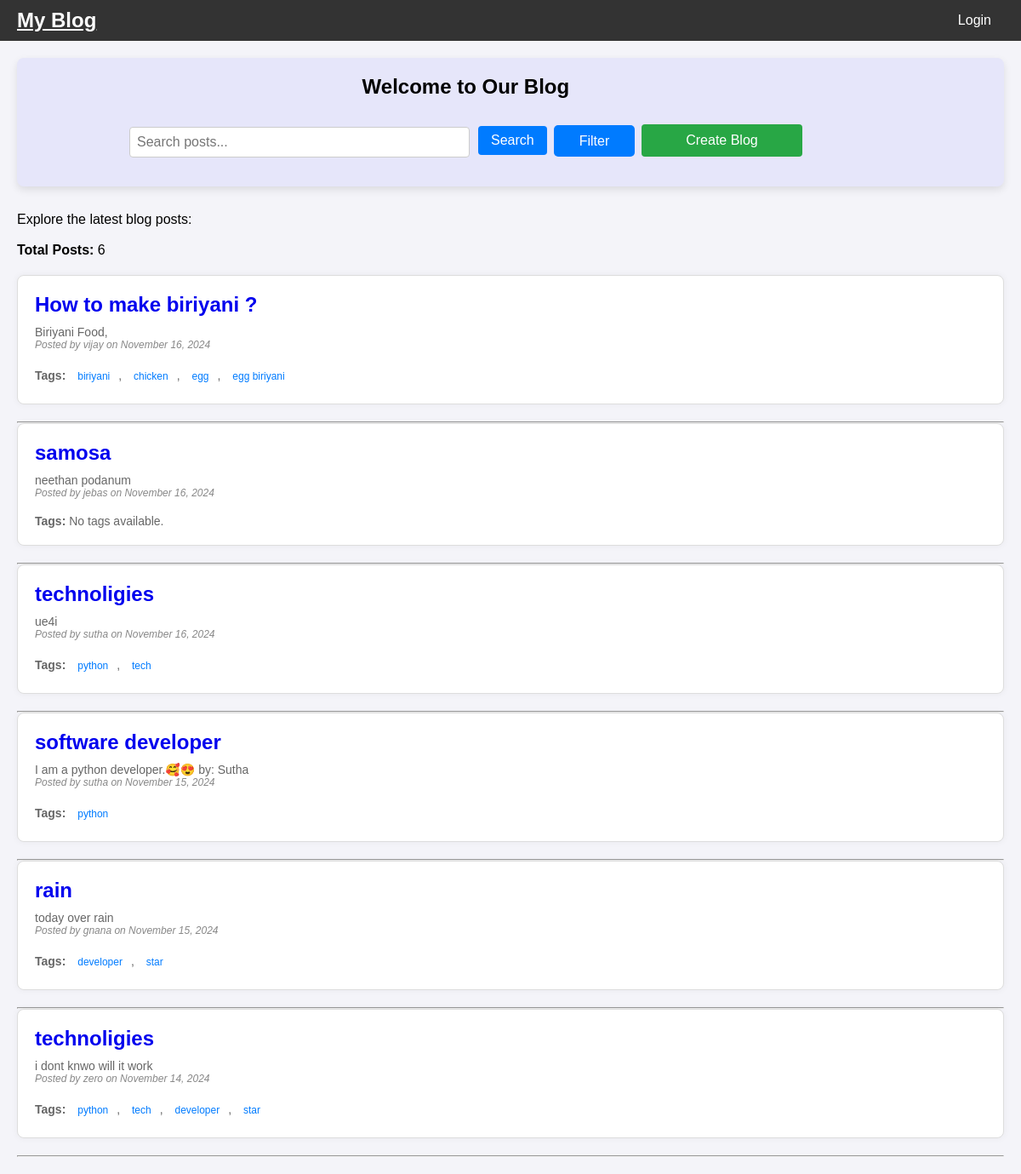
The page / on the database its author committed.
### Blog/models.py (models this page shows, shortened)
class Blog_Post(models.Model):
    title=models.CharField(max_length=100)
    content=models.TextField()
    author=models.ForeignKey(User, on_delete=models.CASCADE)
    created_at = models.DateTimeField(auto_now_add=True)
    updated_at = models.DateTimeField(auto_now=True)
    view_count = models.IntegerField(default=0)
    STATUS_CHOICES = (
    ('approved', 'Approved'),
    ('pending', 'Pending'),
    ('rejected', 'Rejected'),
)
    approval_status = models.CharField(
    max_length=10,
    choices=STATUS_CHOICES,
    default='pending'  # Default to 'pending'
)
    tags=models.ManyToManyField(Tag, related_name='blogs', blank=True)

class Tag(models.Model):
    name = models.CharField(max_length=50, unique=True)

### Blog/views.py (the view)
# urls.py: path('', views.home, name='home'),
def home(request):
    search = request.GET.get('search', '')
    from_date = request.GET.get('from_date')
    to_date = request.GET.get('to_date')
    tags = request.GET.getlist('tags')
    if request.user.is_superuser:
        blogs = Blog_Post.objects.all()
    else:
        blogs = Blog_Post.objects.filter(approval_status='approved')
    if search:
        blogs = blogs.filter(
            Q(title__icontains=search) |
            Q(content__icontains=search) |
            Q(tags__name__icontains=search)
        ).distinct()
    if from_date and to_date:
        blogs = blogs.filter(created_at__date__range=[from_date, to_date])
    if tags:
        blogs = blogs.filter(tags__name__in=tags).distinct()
    blogs = blogs.order_by('-created_at')
    available_tags = Tag.objects.all()
    return render(request, 'blog/home.html', {'blogs': blogs, 'available_tags': available_tags})

### Blog/templates/blog/home.html (shortened to what this page needs)
{% block content %}
{% include 'blog/navbar.html'%}
    <div class="container">
        <header>
            <div class="header-content">
                <h2>Welcome to Our Blog</h2>
                <div class="header-actions">
                    <form action="{% url 'home' %}" method="get" class="search-form">
                        <input type="text" name="search" placeholder="Search posts..." class="search-bar">
                        <button type="submit" class="search-btn">Search</button>
                    </form>
                    <button class="filter" onclick="toggleFilter()" >Filter</button>
                    <a href="{% url 'create_blog' %}" class="create-btn">Create Blog</a>
                </div>
            </div>
        </header>
        <p>Explore the latest blog posts:</p><br>
        <p><strong>Total Posts:</strong> {{ blogs|length }}</p>
        <div class="latest-posts">
            {% if blogs %}
    {% for post in blogs %}
        <div class="post-item">
            <h3>
                    {% if user.is_authenticated %}
                        <a href="{% url 'blog_details' post.id %}">{{ post.title }}</a>
                    {% else %}
                        <a href="{% url 'login' %}">{{ post.title }}</a>
                    {% endif %}
            </h3>
            <p>{{ post.content|truncatewords:30 }}</p>
            <p>
                <em>Posted by {{ post.author }} on {{ post.created_at|date:"F d, Y" }}</em>
            </p>
            <br>
            <p>
                <strong>Tags:</strong>
                {% if post.tags.all %}
                    {% for tag in post.tags.all %}
                        <span class="tag">{{ tag.name }}</span>{% if not forloop.last %}, {% endif %}
                    {% endfor %}
                {% else %}
                    No tags available.
                {% endif %}
            </p>
        </div>
        <hr>
    {% endfor %}
{% else %}
    <p>No blog posts available yet.</p>
{% endif %}
        </div>
    </div>
{% endblock %}

### Blog/templates/blog/home.html (style rules this page uses)
.container { max-width: 1200px; margin: 0 auto; padding: 20px; }
header { display: flex; justify-content: space-between; align-items: center; margin-bottom: 30px; flex-wrap: wrap; background-color: #e6e6fa; padding: 20px; box-shadow: 0px 4px 10px rgba(0, 0, 0, 0.1); border-radius: 8px; transition: background-color 0.3s ease, box-shadow 0.3s ease; }
.header-content { display: flex; flex-direction: column; text-align: center; margin-left: 10%; }
.header-actions { margin-top: 30px; display: flex; align-items: center; gap: 1%; }
.search-form { display: flex; align-items: center; }
.search-bar { margin-bottom: 12px; padding: 8px; font-size: 16px; border-radius: 4px; border: 1px solid #ccc; width: 400px; }
.search-btn { padding: 8px 15px; margin-left: 10px; background-color: #007bff; color: white; border: none; border-radius: 4px; cursor: pointer; }
.create-btn { padding: 10px 20px; background-color: #28a745; color: white; border: none; border-radius: 4px; text-decoration: none; width: 200px; margin-bottom: 15px; }
.latest-posts { margin-top: 20px; }
.post-item { margin-bottom: 20px; padding: 15px; background-color: #f9f9f9; border: 1px solid #ddd; border-radius: 5px; }
.post-item h3 { margin-bottom: 10px; color: #007bff; }
.post-item h3 a { text-decoration: none; }
.post-item p { font-size: 14px; color: #555; }
.post-item p em { font-size: 12px; color: #888; }
.post-item { padding: 15px; background-color: #f9f9f9; border-radius: 8px; margin-bottom: 20px; }
button { background-color: #007bff; color: white; border: none; padding: 10px 20px; cursor: pointer; font-size: 16px; border-radius: 5px; transition: background-color 0.3s ease; margin-bottom: 15px; }
.post-item { background-color: #ffffff; padding: 20px; margin-bottom: 20px; border: 1px solid #ddd; border-radius: 8px; box-shadow: 0px 0px 8px rgba(0, 0, 0, 0.05); transition: box-shadow 0.3s ease; }
.post-item h3 { margin-top: 0; color: #333; font-size: 1.5em; }
.post-item p { color: #666; }
.post-item em { font-style: italic; color: #888; }
.tag { display: inline-block; color: #007bff; padding: 5px 10px; border-radius: 3px; font-size: 12px; }
.filter { background-color: #007bff; width: 100px; height: 37px; border-radius: 5px; margin-bottom: 15px; }

### Blog/templates/blog/navbar.html (style rules this page uses)
* { margin: 0; padding: 0; box-sizing: border-box; }
body { font-family: Arial, sans-serif; background-color: #f4f4f9; }

### rows shown on the page
Blog_Post: title "How to make biriyani ?", content "Biriyani Food,", author "vijay", created_at "November 16, 2024"
Tag: name "biriyani"
Tag: name "chicken"
Tag: name "egg"
Tag: name "egg biriyani"
Blog_Post: title "samosa", content "neethan podanum", author "jebas", created_at "November 16, 2024", shows "No tags available."
Blog_Post: title "technoligies", content "ue4i", author "sutha", created_at "November 16, 2024"
Tag: name "python"
Tag: name "tech"
Blog_Post: title "software developer", content "I am a python developer.🥰😍 by: Sutha", author "sutha", created_at "November 15, 2024"
Blog_Post: title "rain", content "today over rain", author "gnana", created_at "November 15, 2024"
Tag: name "developer"
Tag: name "star"
Blog_Post: title "technoligies", content "i dont knwo will it work", author "zero", created_at "November 14, 2024"

### other values the page prints
{{ blogs|length }} "6"
